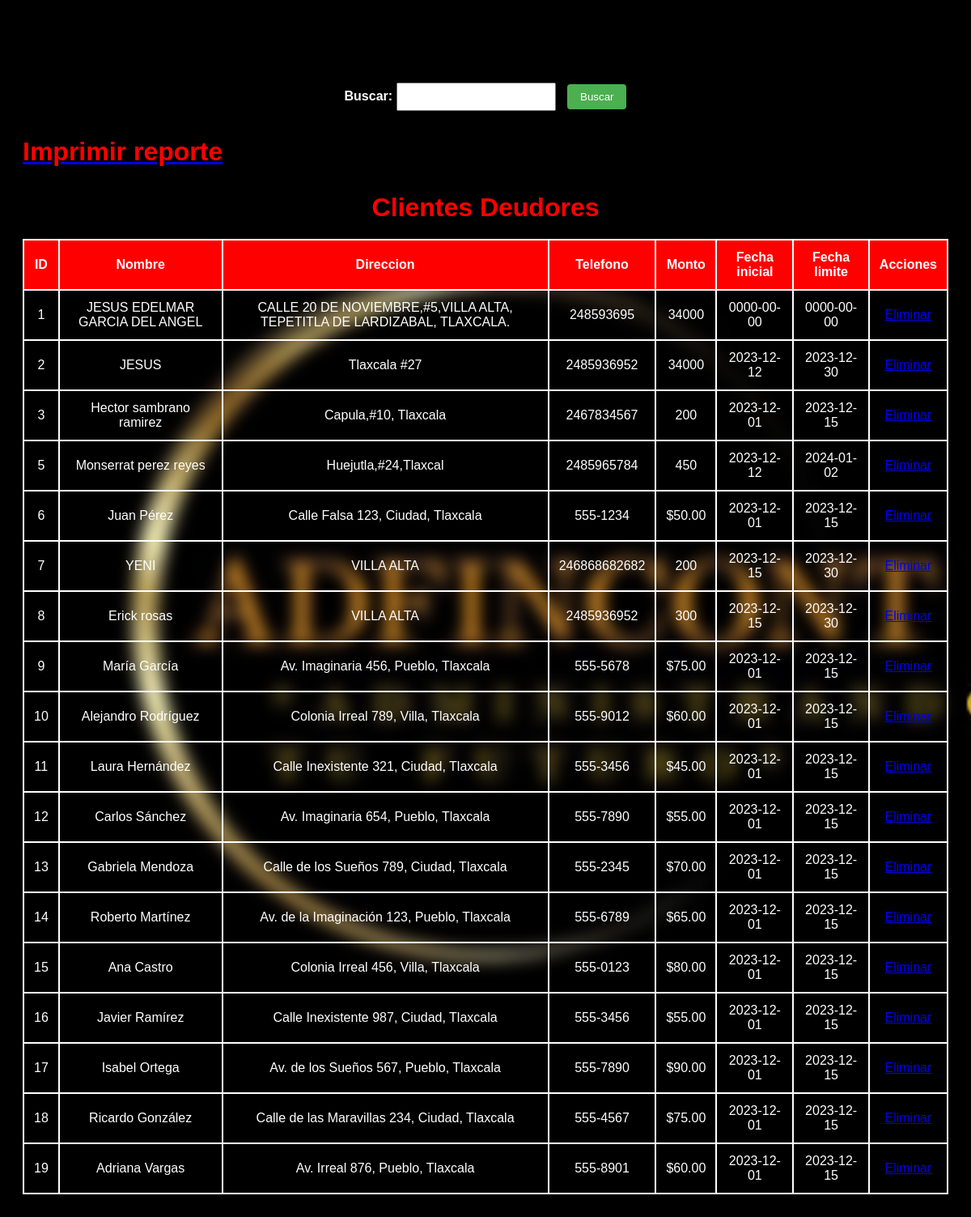
/mostrar_clientes.php, run on the app's committed database.
### tables this page shows
CREATE TABLE `deudores` (
  `id` int(200) NOT NULL,
  `N_C` varchar(250) NOT NULL,
  `D_C` varchar(250) NOT NULL,
  `NT` varchar(30) NOT NULL,
  `MONTO` varchar(30) NOT NULL,
  `F_I` date NOT NULL,
  `F_F` date NOT NULL
);

### mostrar_clientes.php (the view, shortened to what this page needs)
<!DOCTYPE html>
<html lang="en">
<head>
</head>
<body>
<br><br><br>
<form action="buscar_cliente.php" method="post">
            <label for="busqueda">Buscar:</label>
            <input type="text" id="busqueda" name="busqueda" required>
            <button type="submit">Buscar</button>
        </form>
        <a href="reporte.php"><h3>Imprimir reporte</h3></a>
<center><h3>Clientes Deudores</h3></center>
<?php
$servername = "localhost";
$username = "root";
$password = "";
$dbname = "clientes_d";
$conn = new mysqli($servername, $username, $password, $dbname);
$sql = "SELECT * FROM deudores";
$result = $conn->query($sql);
if ($result->num_rows > 0) {
    echo "<table>";
    echo "<tr><th>ID</th><th>Nombre</th><th>Direccion</th><th>Telefono</th><th>Monto</th><th>Fecha inicial</th><th>Fecha limite</th><th>Acciones</th></tr>";
    while($row = $result->fetch_assoc()) {
        echo "<tr>";
        echo "<td>" . $row["id"] . "</td>";
        echo "<td>" . $row["N_C"] . "</td>";
        echo "<td>" . $row["D_C"] . "</td>";
        echo "<td>" . $row["NT"] . "</td>";
        echo "<td>" . $row["MONTO"] . "</td>";
        echo "<td>" . $row["F_I"] . "</td>";
        echo "<td>" . $row["F_F"] . "</td>";
        echo "<td><a href='eliminar_producto.php?id=" . $row["id"] . "'>Eliminar</a></td>";
        echo "</tr>";
    }
    echo "</table>";
} else {
    echo "No hay productos disponibles.";
}
?>
</body>
</html>

### mostrar_clientes.php (style rules this page uses)
body { background-image: url('AD_2.jpg'); background-size: cover; background-position: center; backdrop-filter: blur(10px); color: #fff; font-family: 'Arial', sans-serif; padding: 20px; }
table { width: 100%; border-collapse: collapse; margin-top: 20px; }
table, th, td { border: 2px double white; }
th, td { padding: 12px; text-align: center; color: white; }
th { background-color: red; color: white; }
form { margin-top: 20px; }
h3 { color: red; font-family: 'Arial', sans-serif; font-size: 2em; font-weight: bold; margin-bottom: 5px; }
form { text-align: center; margin-top: 20px; }
label { font-weight: bold; }
input { padding: 8px; margin-right: 10px; }
button { padding: 8px 16px; background-color: #4caf50; color: #fff; border: none; border-radius: 4px; cursor: pointer; }

### data on the page
deudores: id "1", N_C "JESUS EDELMAR GARCIA DEL ANGEL", D_C "CALLE 20 DE NOVIEMBRE,#5,VILLA ALTA, TEPETITLA DE LARDIZABAL, TLAXCALA.", NT "248593695", MONTO "34000", F_I "0000-00-00", F_F "0000-00-00"
deudores: id "2", N_C "JESUS", D_C "Tlaxcala #27", NT "2485936952", MONTO "34000", F_I "2023-12-12", F_F "2023-12-30"
deudores: id "3", N_C "Hector sambrano ramirez", D_C "Capula,#10, Tlaxcala", NT "2467834567", MONTO "200", F_I "2023-12-01", F_F "2023-12-15"
deudores: id "5", N_C "Monserrat perez reyes", D_C "Huejutla,#24,Tlaxcal", NT "2485965784", MONTO "450", F_I "2023-12-12", F_F "2024-01-02"
deudores: id "6", N_C "Juan Pérez", D_C "Calle Falsa 123, Ciudad, Tlaxcala", NT "555-1234", MONTO "$50.00", F_I "2023-12-01", F_F "2023-12-15"
deudores: id "7", N_C "YENI", D_C "VILLA ALTA", NT "246868682682", MONTO "200", F_I "2023-12-15", F_F "2023-12-30"
deudores: id "8", N_C "Erick rosas", D_C "VILLA ALTA", NT "2485936952", MONTO "300", F_I "2023-12-15", F_F "2023-12-30"
deudores: id "9", N_C "María García", D_C "Av. Imaginaria 456, Pueblo, Tlaxcala", NT "555-5678", MONTO "$75.00", F_I "2023-12-01", F_F "2023-12-15"
deudores: id "10", N_C "Alejandro Rodríguez", D_C "Colonia Irreal 789, Villa, Tlaxcala", NT "555-9012", MONTO "$60.00", F_I "2023-12-01", F_F "2023-12-15"
deudores: id "11", N_C "Laura Hernández", D_C "Calle Inexistente 321, Ciudad, Tlaxcala", NT "555-3456", MONTO "$45.00", F_I "2023-12-01", F_F "2023-12-15"
deudores: id "12", N_C "Carlos Sánchez", D_C "Av. Imaginaria 654, Pueblo, Tlaxcala", NT "555-7890", MONTO "$55.00", F_I "2023-12-01", F_F "2023-12-15"
deudores: id "13", N_C "Gabriela Mendoza", D_C "Calle de los Sueños 789, Ciudad, Tlaxcala", NT "555-2345", MONTO "$70.00", F_I "2023-12-01", F_F "2023-12-15"
deudores: id "14", N_C "Roberto Martínez", D_C "Av. de la Imaginación 123, Pueblo, Tlaxcala", NT "555-6789", MONTO "$65.00", F_I "2023-12-01", F_F "2023-12-15"
deudores: id "15", N_C "Ana Castro", D_C "Colonia Irreal 456, Villa, Tlaxcala", NT "555-0123", MONTO "$80.00", F_I "2023-12-01", F_F "2023-12-15"
deudores: id "16", N_C "Javier Ramírez", D_C "Calle Inexistente 987, Ciudad, Tlaxcala", NT "555-3456", MONTO "$55.00", F_I "2023-12-01", F_F "2023-12-15"
deudores: id "17", N_C "Isabel Ortega", D_C "Av. de los Sueños 567, Pueblo, Tlaxcala", NT "555-7890", MONTO "$90.00", F_I "2023-12-01", F_F "2023-12-15"
deudores: id "18", N_C "Ricardo González", D_C "Calle de las Maravillas 234, Ciudad, Tlaxcala", NT "555-4567", MONTO "$75.00", F_I "2023-12-01", F_F "2023-12-15"
deudores: id "19", N_C "Adriana Vargas", D_C "Av. Irreal 876, Pueblo, Tlaxcala", NT "555-8901", MONTO "$60.00", F_I "2023-12-01", F_F "2023-12-15"
